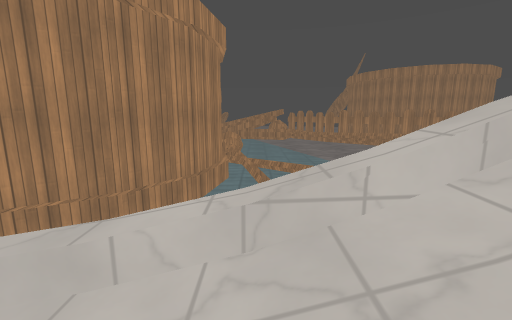
View 1 (above)

24 first-person views from a walk through a Godot game level. The camera is 1.4 m above the floor, tilts 10° down and sees 90° across. The floor is counted in squares, 1 m on a side. Each view is taken from the middle of a square. On the plan, view 1 faces up. The plan holds only what a view shows up to about 13 squares ahead; the rest is blank. The place goes on beyond the plan. Surface patterns are stand-ins for the level's own textures.

View 2
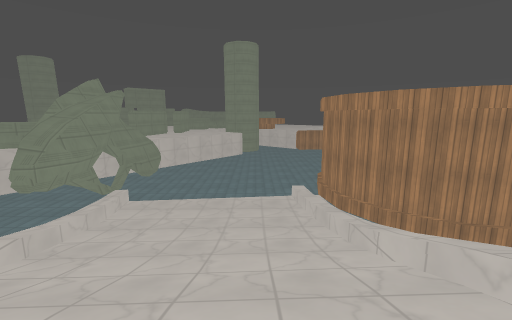

View 3
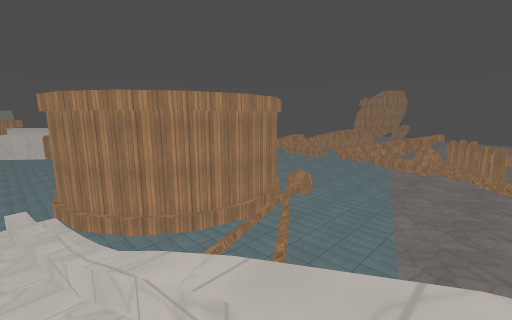

View 4
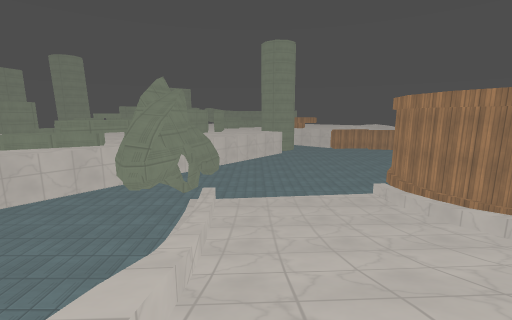

View 5
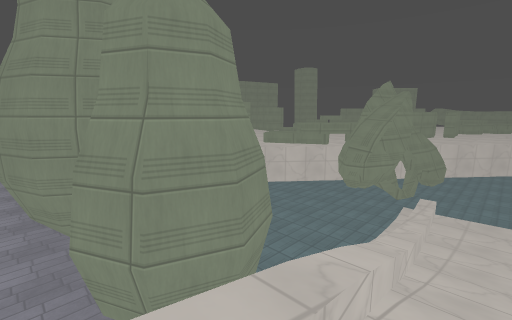

View 6
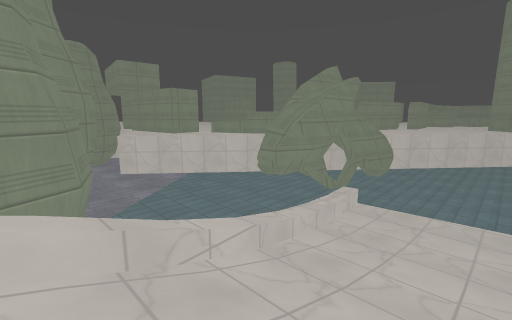

View 7
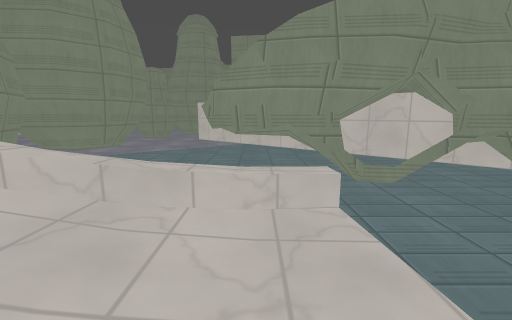

View 8
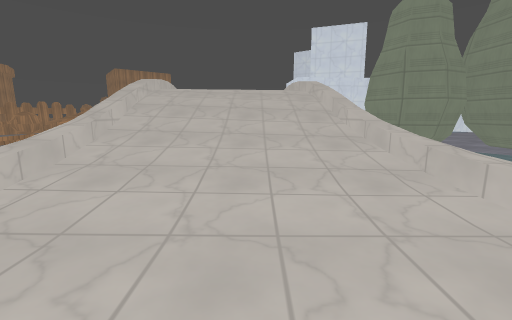

View 9
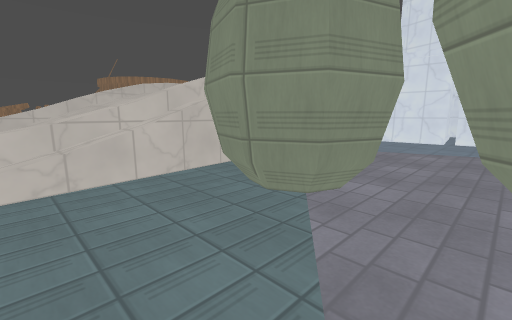

View 10
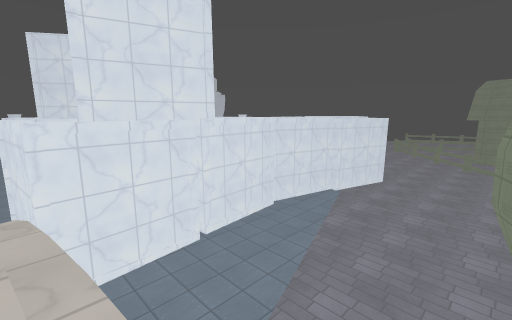

View 11
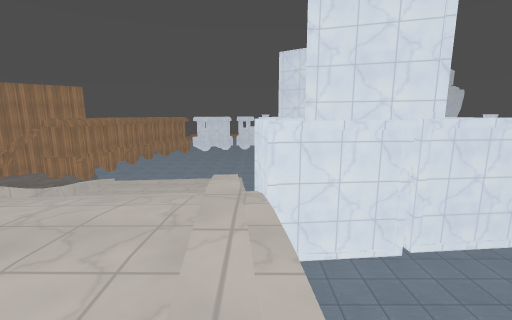

View 12
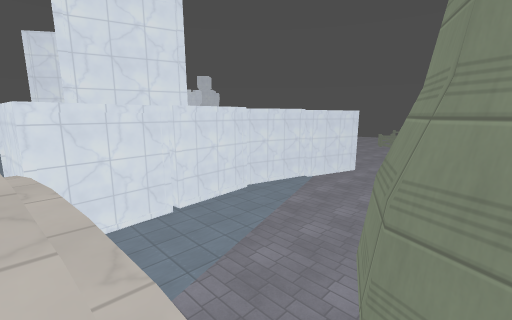

View 13
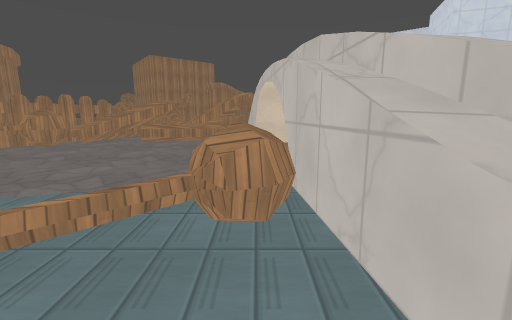

View 14
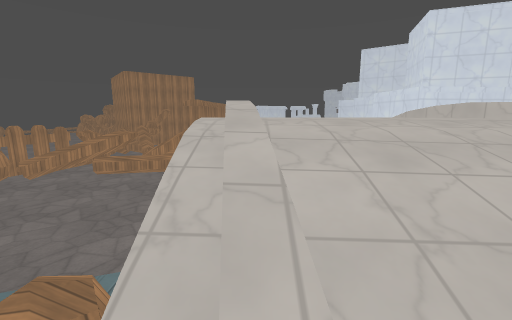

View 15
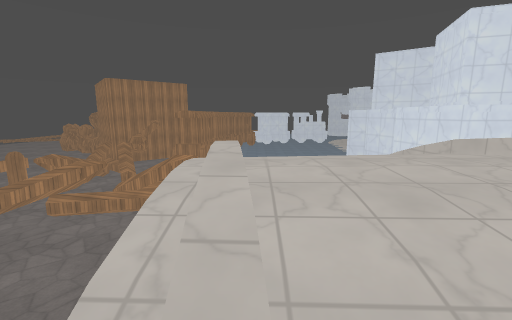

View 16
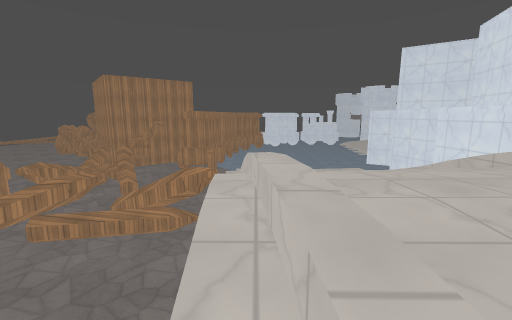

View 17
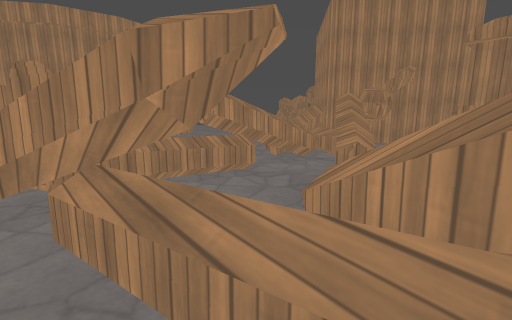

View 18
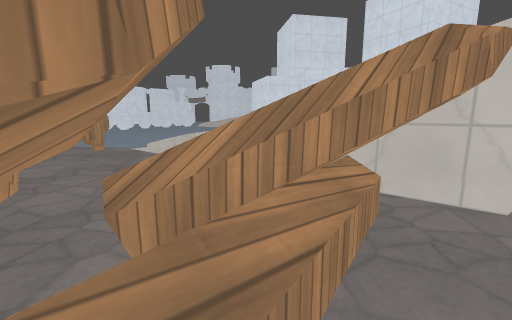

View 19
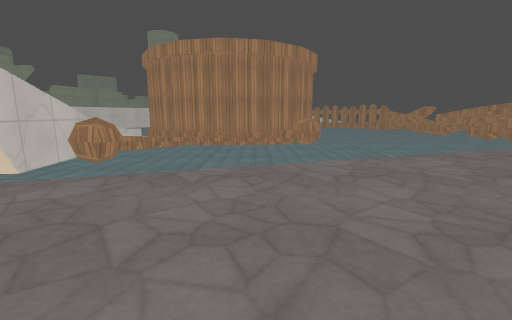

View 20
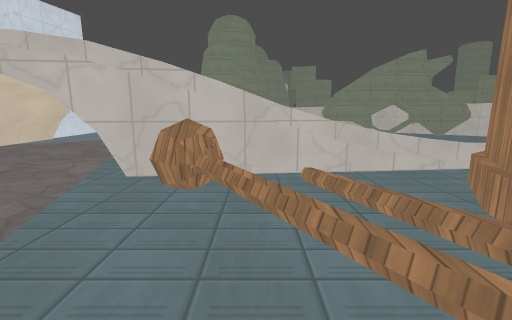

View 21
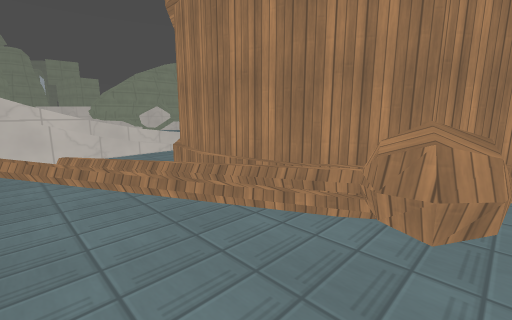

View 22
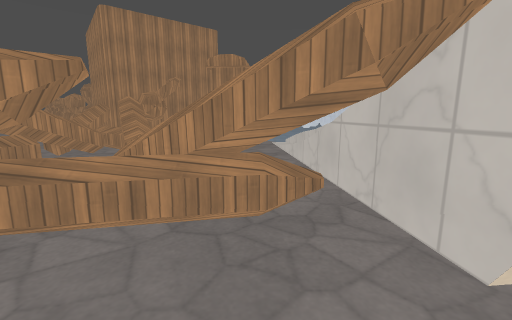

View 23
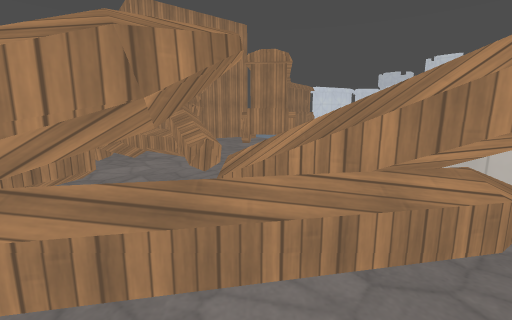

View 24
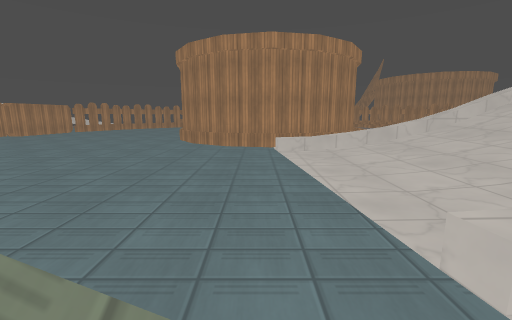

### Floor plan
Key: @ floor where view 1 was taken; # wall or solid block; x gap in a wall; . main floor; : floor 0.25 m higher than the main floor; + floor 0.75 m higher than the main floor; * floor 2.75 m higher than the main floor; / step, stairs or slope; = window, fence, low wall or low ledge; ^ raised ledge; v drop or lower ground; O other object.
Columns run from 9 left of view 1 to 28 right of it. Each row starts with its distance up from view 1.
 13      #..^............^^.^#^^^^^^   ##
 12      ###=.............^......## ##  ##
 11        #=.............##....^^.      #
 10        ##=.............#...^^......
  9         #=.............^^^.......##
  8         #O=............^^..  ....#
  7        ##.==...........# ... .....^.
  6       ##...==..........#.....///:...
  5      ##....#^^...    /#//// //////..
  4 ######...=v##//*..   /// ////
  3 ..##::://///////...
  2 .../////////////....
  1 ....::://///////..... //
  0 ....::://@//////......//
 -1 ....::://///////. ....//
 -2 .....::////////// ....//
 -3 .....:://////////  ...//
 -4 .....:://////////     //////
 -5 .....::://///////     */^###
 -6 ..../+/==//////       ..#
 -7 ##.=.........##   ......#
 -8 #=.####.....#= # .......#
 -9 ...^  #.....#= #........#
-10 #...........### ........x^
-11 ##......................#
-12  ##.........####........#
-13   ##.......#= =#........#
-14    ##......#   =#........#

Positions as (right, up) in squares from view 1, and headings:
1: (0, 0), facing up
2: (6, 0), facing left
3: (6, 2), facing up-left
4: (6, -4), facing left
5: (7, -4), facing down-left
6: (4, -2), facing down-left
7: (-4, -2), facing down
8: (-7, -2), facing right
9: (0, -12), facing up-right
10: (7, -5), facing down-right
11: (7, -5), facing right
12: (5, -5), facing down-right
13: (0, 5), facing right
14: (1, 3), facing right
15: (4, 3), facing right
16: (6, 4), facing right
17: (13, 8), facing up-right
18: (13, 10), facing down-right
19: (11, 10), facing left
20: (2, 10), facing down
21: (2, 13), facing down-left
22: (11, 7), facing right
23: (12, 9), facing right
24: (-7, -8), facing up
